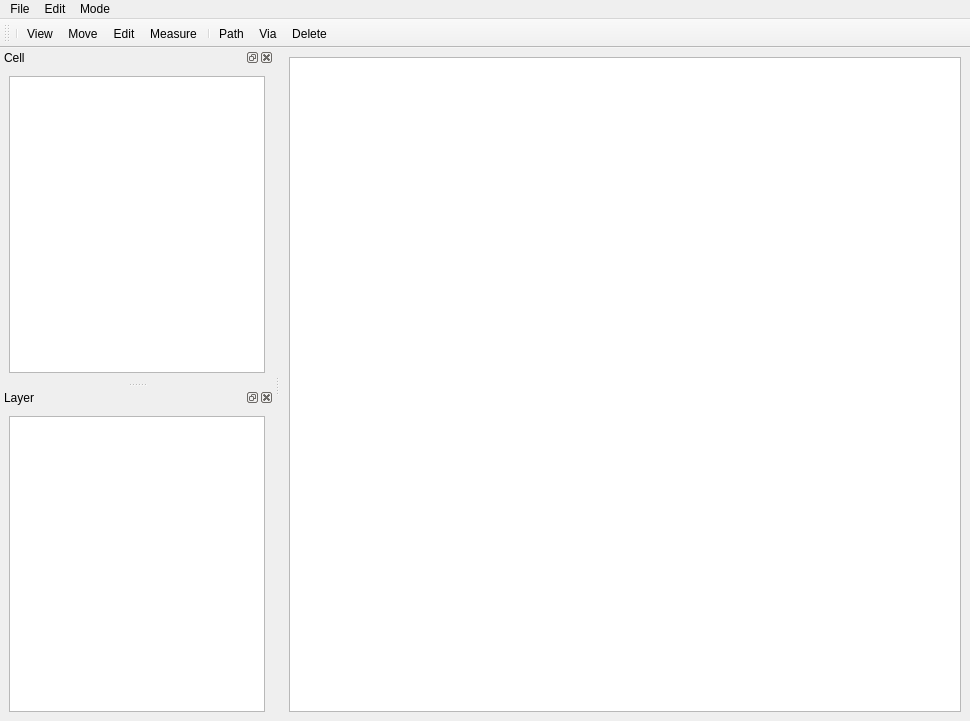
<?xml version="1.0" encoding="UTF-8"?>
<ui version="4.0">
 <class>MainWindow</class>
 <widget class="QMainWindow" name="MainWindow">
  <property name="geometry">
   <rect>
    <x>0</x>
    <y>0</y>
    <width>970</width>
    <height>721</height>
   </rect>
  </property>
  <property name="windowTitle">
   <string>Open Layout</string>
  </property>
  <property name="autoFillBackground">
   <bool>false</bool>
  </property>
  <widget class="QWidget" name="centralwidget">
   <property name="styleSheet">
    <string notr="true"/>
   </property>
   <layout class="QVBoxLayout" name="verticalLayout">
    <item>
     <widget class="QGraphicsView" name="graphicsView"/>
    </item>
   </layout>
  </widget>
  <widget class="QMenuBar" name="menubar">
   <property name="geometry">
    <rect>
     <x>0</x>
     <y>0</y>
     <width>970</width>
     <height>22</height>
    </rect>
   </property>
   <widget class="QMenu" name="menuFile">
    <property name="title">
     <string>File</string>
    </property>
    <addaction name="actionOpen"/>
    <addaction name="actionSave"/>
    <addaction name="actionSave_As"/>
    <addaction name="actionClose"/>
   </widget>
   <widget class="QMenu" name="menuEdit">
    <property name="title">
     <string>Edit</string>
    </property>
    <addaction name="actionPath"/>
    <addaction name="actionDelete"/>
    <addaction name="actionVia"/>
   </widget>
   <widget class="QMenu" name="menuMode">
    <property name="title">
     <string>Mode</string>
    </property>
    <addaction name="actionMove"/>
    <addaction name="actionView"/>
    <addaction name="actionEdit"/>
    <addaction name="actionMeasure"/>
   </widget>
   <addaction name="menuFile"/>
   <addaction name="menuEdit"/>
   <addaction name="menuMode"/>
  </widget>
  <widget class="QDockWidget" name="WindowCell">
   <property name="sizePolicy">
    <sizepolicy hsizetype="Expanding" vsizetype="Expanding">
     <horstretch>0</horstretch>
     <verstretch>0</verstretch>
    </sizepolicy>
   </property>
   <property name="minimumSize">
    <size>
     <width>144</width>
     <height>114</height>
    </size>
   </property>
   <property name="whatsThis">
    <string/>
   </property>
   <property name="accessibleName">
    <string/>
   </property>
   <property name="windowTitle">
    <string>Cell</string>
   </property>
   <attribute name="dockWidgetArea">
    <number>1</number>
   </attribute>
   <widget class="QWidget" name="dockWidgetContents">
    <layout class="QHBoxLayout" name="horizontalLayout_2">
     <item>
      <widget class="QListView" name="listViewCells">
       <property name="sizePolicy">
        <sizepolicy hsizetype="Expanding" vsizetype="Expanding">
         <horstretch>0</horstretch>
         <verstretch>0</verstretch>
        </sizepolicy>
       </property>
       <property name="resizeMode">
        <enum>QListView::Adjust</enum>
       </property>
       <property name="wordWrap">
        <bool>true</bool>
       </property>
      </widget>
     </item>
    </layout>
   </widget>
  </widget>
  <widget class="QDockWidget" name="WindowLayer">
   <property name="minimumSize">
    <size>
     <width>144</width>
     <height>114</height>
    </size>
   </property>
   <property name="windowTitle">
    <string>Layer</string>
   </property>
   <attribute name="dockWidgetArea">
    <number>1</number>
   </attribute>
   <widget class="QWidget" name="dockWidgetContents_2">
    <layout class="QHBoxLayout" name="horizontalLayout_8">
     <item>
      <widget class="QListView" name="listViewLayers">
       <property name="sizePolicy">
        <sizepolicy hsizetype="Preferred" vsizetype="Preferred">
         <horstretch>0</horstretch>
         <verstretch>0</verstretch>
        </sizepolicy>
       </property>
       <property name="resizeMode">
        <enum>QListView::Adjust</enum>
       </property>
      </widget>
     </item>
    </layout>
   </widget>
  </widget>
  <widget class="QToolBar" name="toolBar">
   <property name="windowTitle">
    <string>toolBar</string>
   </property>
   <attribute name="toolBarArea">
    <enum>TopToolBarArea</enum>
   </attribute>
   <attribute name="toolBarBreak">
    <bool>false</bool>
   </attribute>
   <addaction name="separator"/>
   <addaction name="actionView"/>
   <addaction name="actionMove"/>
   <addaction name="actionEdit"/>
   <addaction name="actionMeasure"/>
   <addaction name="separator"/>
   <addaction name="actionPath"/>
   <addaction name="actionVia"/>
   <addaction name="actionDelete"/>
  </widget>
  <action name="actionOpen">
   <property name="text">
    <string>Open</string>
   </property>
  </action>
  <action name="actionSave">
   <property name="text">
    <string>Save</string>
   </property>
  </action>
  <action name="actionSave_As">
   <property name="text">
    <string>Save As</string>
   </property>
  </action>
  <action name="actionClose">
   <property name="text">
    <string>Close</string>
   </property>
  </action>
  <action name="actionPath">
   <property name="text">
    <string>Path</string>
   </property>
  </action>
  <action name="actionDelete">
   <property name="text">
    <string>Delete</string>
   </property>
  </action>
  <action name="actionMove">
   <property name="text">
    <string>Move</string>
   </property>
  </action>
  <action name="actionView">
   <property name="text">
    <string>View</string>
   </property>
  </action>
  <action name="actionEdit">
   <property name="text">
    <string>Edit</string>
   </property>
  </action>
  <action name="actionMeasure">
   <property name="text">
    <string>Measure</string>
   </property>
  </action>
  <action name="actionVia">
   <property name="text">
    <string>Via</string>
   </property>
  </action>
 </widget>
 <resources/>
 <connections/>
</ui>
